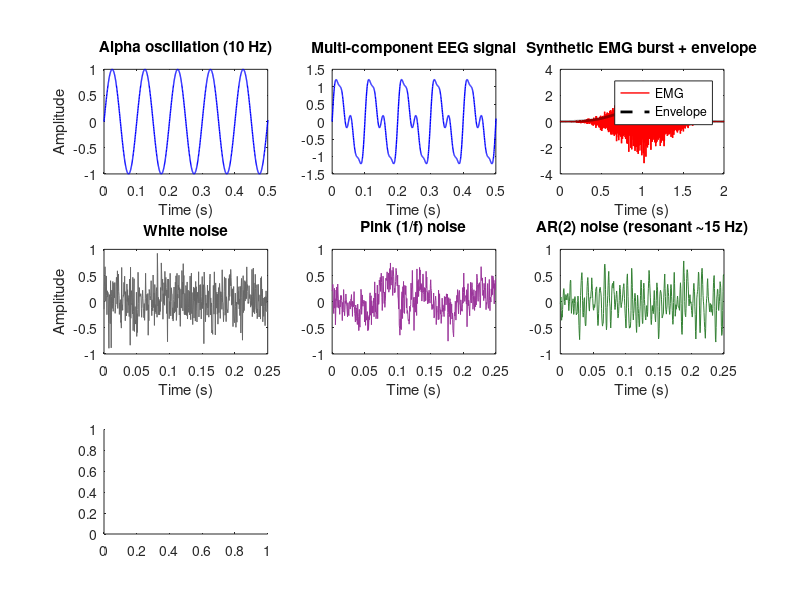

The MATLAB script that drew this image: (Note: this script raises an error after producing the figure.)
%% ---------------------------------------
% DAY 1: Signal Generation & Noise Models

% Author: Alexander Giffah
% Human Motion Analysis Lab

clear; clc; close all;

%-----------------------------------------
%% --- SECTION 1: Basic parameters
fs   = 2000;          % Sampling frequency 
T    = 2;             % Duration in seconds
t    = 0:1/fs:T-1/fs; % Time vector
N    = length(t);     % Total number of samples

fprintf(' Signal: %.1f s, fs = %d Hz, N = %d samples\n',T, fs, N);

%% ------SECTION 2: Deterministic signals---

% 2a. single sinusoid 
f1 = 10;   %Hz
A1 = 1.0;  % Amplitude
phi1 = 0;  % Phase offset

s_alpha = A1*sin(2*pi*f1*t + phi1);

%2b. Mutli-component signal

f_beta = 20;  % Hz
f_gamma = 40; % Hz

s_eeg = 1.0*sin(2*pi*f1*t) + ...   % alpha (8-12 Hz)
    0.5*sin(2*pi*f_beta*t) + ...   % beta  (13-30 Hz)
    0.2*sin(2*pi*f_gamma*t);       % gamma (30-80 Hz)


% 2c. Synthetic EMG burst
% Real EMG = bandlimited noise (20-500 Hz) shaped by a contraction envelope
% Step 1: create a smooth amplitude envelope (Gaussian bell curve)
t_center = T/2;    % Burst centered at 1 second
t_width = 0.3;     % Width of burst( standard deviation in seconds)
envelope = exp(-((t-t_center).^2)/ (2*t_width.^2));

% Step 2 : Multiply the envelope by bandlimited noise
rng(42);
raw_emg = randn(1,N);    % white noise as the "carrier"
s_emg=envelope.*raw_emg; 

%% --- SECTION 3: Noise models ---

% 3a. White noise — flat spectrum, all frequencies equal power
sigma = 0.3;             % Standard deviation controls noise amplitude
n_white = sigma * randn(1, N);

% 3b. Pink (1/f) noise via spectral shaping
    % Method: generate white noise in frequency domain, scaled by 1/sqrt(f)

f_axis = (0:N-1)*(fs/N);   % frequency axis
f_axis(1) = 1;
pink_fft = randn(1,N) +1i*randn(1,N);  % complex white noise spectrum
pink_fft = pink_fft ./ sqrt(f_axis);  % shape: divide the amplitude by sqrt(f)
n_pink = real(ifft(pink_fft));          % back to time domain
n_pink = n_pink / std(n_pink) * sigma;    % normalize to same std

% 3c. AR(2) noise — resonant noise with a spectral peak
%     AR coefficients shape the spectrum: x[n] = a1*x[n-1] + a2*x[n-2] + e[n]
%     These coefficients create a resonance at ~15 Hz (beta-like)
a_ar = [1, -1.5, 0.8];   % AR polynomial: 1 - 1.5z^-1 + 0.8z^-2
e    = sigma * randn(1, N);
n_ar = filter(1, a_ar, e);  % filter(b, a, x): b=1 (no MA part), a=AR coefficients
n_ar = n_ar / std(n_ar) * sigma;


%% --- SECTION 4: Mix signal + noise at a target SNR ---

% Function to add noise at a specific SNR (dB)
% P_signal / P_noise = 10^(SNR_dB/10)
target_snr_dB = 10;   % 10 dB SNR — fairly noisy, realistic for sEMG

P_signal = mean(s_eeg.^2);                        % Signal power
P_noise  = P_signal / 10^(target_snr_dB/10);      % Required noise power
noise_scaled = n_white * sqrt(P_noise / mean(n_white.^2));

x_noisy = s_eeg + noise_scaled;

% Verify actual SNR
actual_snr = 10*log10(mean(s_eeg.^2) / mean(noise_scaled.^2));
fprintf('Target SNR: %.1f dB | Actual SNR: %.1f dB\n', target_snr_dB, actual_snr);

%% --- SECTION 5: Visualize everything ---

figure('Position', [100 100 1200 900], 'Color', 'w');

% Row 1: Deterministic signals
subplot(3,3,1)
plot(t, s_alpha, 'b', 'LineWidth', 1);
xlabel('Time (s)'); ylabel('Amplitude'); title('Alpha oscillation (10 Hz)');
xlim([0 0.5])  % Zoom to see cycles

subplot(3,3,2)
plot(t, s_eeg, 'b', 'LineWidth', 1);
xlabel('Time (s)'); title('Multi-component EEG signal');
xlim([0 0.5])

subplot(3,3,3)
plot(t, s_emg, 'r', 'LineWidth', 1); hold on;
plot(t, envelope, 'k--', 'LineWidth', 2);
xlabel('Time (s)'); title('Synthetic EMG burst + envelope');
legend('EMG', 'Envelope');

% Row 2: Noise models
subplot(3,3,4)
plot(t(1:500), n_white(1:500), 'Color', [0.4 0.4 0.4]);
xlabel('Time (s)'); title('White noise'); ylabel('Amplitude');

subplot(3,3,5)
plot(t(1:500), n_pink(1:500), 'Color', [0.6 0.2 0.6]);
xlabel('Time (s)'); title('Pink (1/f) noise');

subplot(3,3,6)
plot(t(1:500), n_ar(1:500), 'Color', [0.2 0.5 0.2]);
xlabel('Time (s)'); title('AR(2) noise (resonant ~15 Hz)');

% Row 3: Power spectral density of each noise type
f_welch = 0:1:fs/2;  % We'll plot up to Nyquist

subplot(3,3,7)
[pxx, f] = pwelch(n_white, 256, 128, 512, fs);
plot(f, 10*log10(pxx), 'Color', [0.4 0.4 0.4], 'LineWidth', 1.5);
xlabel('Frequency (Hz)'); ylabel('Power (dB)'); title('PSD: White (flat)');
xlim([0 200]);

subplot(3,3,8)
[pxx, f] = pwelch(n_pink, 256, 128, 512, fs);
plot(f, 10*log10(pxx), 'Color', [0.6 0.2 0.6], 'LineWidth', 1.5);
xlabel('Frequency (Hz)'); title('PSD: Pink (1/f slope)');
xlim([0 200]);

subplot(3,3,9)
[pxx, f] = pwelch(n_ar, 256, 128, 512, fs);
plot(f, 10*log10(pxx), 'Color', [0.2 0.5 0.2], 'LineWidth', 1.5);
xlabel('Frequency (Hz)'); title('PSD: AR(2) (spectral peak)');
xlim([0 200]);

sgtitle('Day 1: Signal Generation & Noise Models', 'FontSize', 14, 'FontWeight', 'bold');

%% --- SECTION 6: Save your signals for use tomorrow ---
save('day1_signals.mat', 's_eeg', 's_emg', 'envelope', ...
     'n_white', 'n_pink', 'n_ar', 'x_noisy', 'fs', 't', 'N', 'T');
fprintf('\nSignals saved to day1_signals.mat — load these in Day 2!\n');
